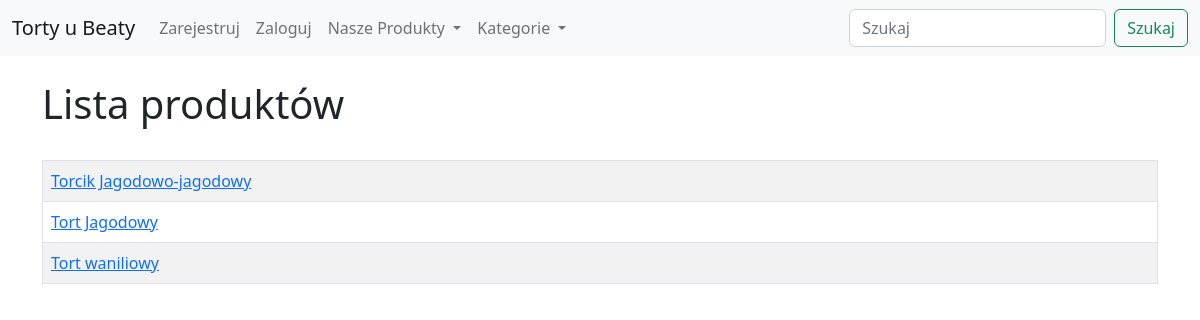
The page /productslist/ on the database its author committed.
### Cakes/models.py (models this page shows)
class Product(models.Model):
    category = models.ForeignKey(Category, on_delete=models.CASCADE, default=True, null=True)
    name = models.CharField(max_length=200)
    description = models.TextField(blank=True)
    estimated_price = models.DecimalField(max_digits=6, decimal_places=2)
    product_image = models.ImageField(null=True, blank=True, upload_to="images/")
    ingredients_list = models.ManyToManyField(Ingredients, blank=True)
    def __str__(self):
        return self.name

### Cakes/views.py (the view)
# urls.py: path('productslist/', ProductsListView, name='products-list'),
def ProductsListView(request):
    products_list = Product.objects.all().order_by('name')
    context = {'products_list': products_list}
    return render(request, 'Shop/ProductList.html', context)

### Cakes/templates/Shop/ProductList.html (shortened to what this page needs)
{% extends 'Shop/base.html' %}
{% block content %}
    <h1>Lista produktów</h1>
<br/>
<table class="table table-striped table-hover table-bordered">
    {% for product in products_list %}
            <tr>
                <td>
                    <a href="{% url 'show-product' product.id %}">{{ product }}</a><br/>
                </td>
            </tr>
    {% endfor %}
</table>
{% endblock %}

### rows shown on the page
Product: name "Torcik Jagodowo-jagodowy"
Product: name "Tort Jagodowy"
Product: name "Tort waniliowy"
